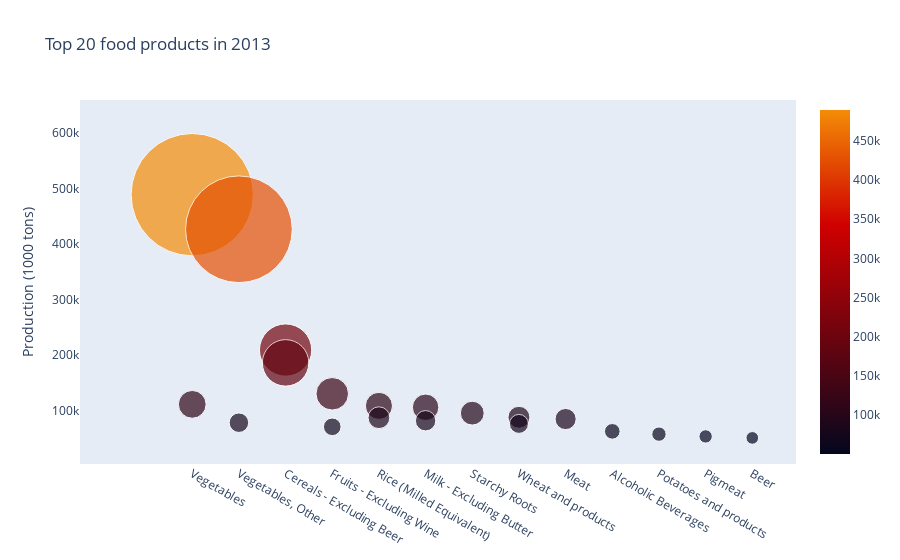

Write notebook code for a chart like this one.
### Markdown cell above
Concentriamo l'attenzione sulla **produzione nel 2013**. 

Quali sono stati i **massimi valori di produzione** dei vari alimenti? **Quali paesi** li hanno prodotti?

### Code cell
# Filtro per estrarre solo gli elementi 'Food'
filter_food = df_prod.Element == 'Food'

# Filtro per estrarre solo l'anno 2013
filter_year = df_prod.Years == '2013'

# Creo un subset del dataframe con le condizioni imposte dai filtri e con le colonne che riguardano l'alimento, il paese e il valore di produzione
food_2013 = df_prod.loc[(filter_food) & (filter_year), ['Item','Country_Name', 'Production']]

# Ordino i valori di produzione in maniera decrescente e prendo i primi 20 elementi
food_2013 = food_2013.sort_values(by='Production', ascending=False).reset_index(drop=True).head(20)

# Plot settings
fig = go.Scatter(
    
    y = food_2013.Production,
    x = food_2013.Item,
    text = food_2013.Country_Name,
    name = 'Food',
    mode='markers',

    marker=dict(
        sizemode = 'diameter',
        sizeref = 1,
        size = food_2013.Production/4000,
        color = food_2013.Production,
        colorscale=['#03071e','#6A040F', '#D00000', '#F48C06'],
        showscale=True))

# Plot layout
layout= go.Layout(
    autosize= True,
    title= 'Top 20 food products in 2013',
    hovermode= 'closest',

     xaxis= dict(
         ticklen= 5,
         showgrid=False,
        zeroline=False,
        showline=False),

    yaxis=dict(
        title= 'Production (1000 tons)',
        showgrid=False,
        zeroline=False,
        ticklen= 5,
        gridwidth= 2
    ),
    showlegend= False)

data = [fig]

fig = go.Figure(data=data, layout=layout)
# fig.show()
py.iplot(fig,filename='scatterplot')

### Figure 1 — Plotly figure (JSON) as saved in the notebook; plotly's stock layout.template omitted (floating-point values rounded to 4 significant figures)
{"data": [{"marker": {"color": [489299, 426850, 209038, 185884, 130129, 111082, 108321, 105807, 95208, 87783, 87006, 84591, 81513, 78012, 75833, 70562, 62397, 57384, 53247, 50583], "colorscale": [[0, "#03071e"], [0.3333, "#6A040F"], [0.6667, "#D00000"], [1, "#F48C06"]], "showscale": true, "size": [122.3, 106.7, 52.26, 46.47, 32.53, 27.77, 27.08, 26.45, 23.8, 21.95, 21.75, 21.15, 20.38, 19.5, 18.96, 17.64, 15.6, 14.35, 13.31, 12.65], "sizemode": "diameter", "sizeref": 1}, "mode": "markers", "name": "Food", "text": ["China, mainland", "China, mainland", "China, mainland", "India", "China, mainland", "India", "China, mainland", "India", "China, mainland", "China, mainland", "India", "China, mainland", "United States of America", "India", "India", "India", "China, mainland", "China, mainland", "China, mainland", "China, mainland"], "type": "scatter", "x": ["Vegetables", "Vegetables, Other", "Cereals - Excluding Beer", "Cereals - Excluding Beer", "Fruits - Excluding Wine", "Vegetables", "Rice (Milled Equivalent)", "Milk - Excluding Butter", "Starchy Roots", "Wheat and products", "Rice (Milled Equivalent)", "Meat", "Milk - Excluding Butter", "Vegetables, Other", "Wheat and products", "Fruits - Excluding Wine", "Alcoholic Beverages", "Potatoes and products", "Pigmeat", "Beer"], "y": [489299, 426850, 209038, 185884, 130129, 111082, 108321, 105807, 95208, 87783, 87006, 84591, 81513, 78012, 75833, 70562, 62397, 57384, 53247, 50583]}], "layout": {"autosize": true, "hovermode": "closest", "showlegend": false, "title": {"text": "Top 20 food products in 2013"}, "xaxis": {"showgrid": false, "showline": false, "ticklen": 5, "zeroline": false}, "yaxis": {"gridwidth": 2, "showgrid": false, "ticklen": 5, "title": {"text": "Production (1000 tons)"}, "zeroline": false}}}
